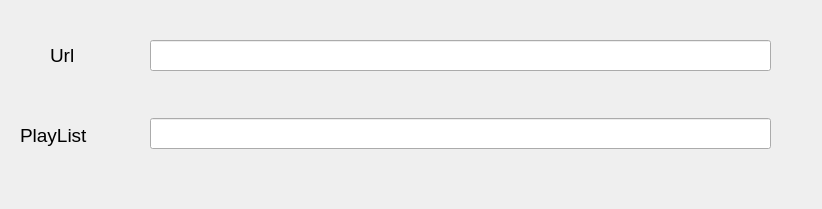
<?xml version="1.0" encoding="UTF-8"?>
<ui version="4.0">
 <class>MainWindow</class>
 <widget class="QMainWindow" name="MainWindow">
  <property name="geometry">
   <rect>
    <x>0</x>
    <y>0</y>
    <width>822</width>
    <height>209</height>
   </rect>
  </property>
  <property name="windowTitle">
   <string>Add PlatList</string>
  </property>
  <widget class="QWidget" name="centralwidget">
   <widget class="QLabel" name="UrlLabel">
    <property name="geometry">
     <rect>
      <x>50</x>
      <y>40</y>
      <width>91</width>
      <height>31</height>
     </rect>
    </property>
    <property name="text">
     <string>&lt;html&gt;&lt;head/&gt;&lt;body&gt;&lt;p&gt;&lt;span style=&quot; font-size:14pt;&quot;&gt;Url&lt;/span&gt;&lt;/p&gt;&lt;/body&gt;&lt;/html&gt;</string>
    </property>
   </widget>
   <widget class="QLabel" name="PlayListLabel">
    <property name="geometry">
     <rect>
      <x>20</x>
      <y>120</y>
      <width>141</width>
      <height>31</height>
     </rect>
    </property>
    <property name="text">
     <string>&lt;html&gt;&lt;head/&gt;&lt;body&gt;&lt;p&gt;&lt;span style=&quot; font-size:14pt;&quot;&gt;PlayList&lt;/span&gt;&lt;/p&gt;&lt;/body&gt;&lt;/html&gt;</string>
    </property>
   </widget>
   <widget class="QLineEdit" name="InputUrl">
    <property name="geometry">
     <rect>
      <x>150</x>
      <y>40</y>
      <width>621</width>
      <height>31</height>
     </rect>
    </property>
   </widget>
   <widget class="QLineEdit" name="InputPlayList">
    <property name="geometry">
     <rect>
      <x>150</x>
      <y>118</y>
      <width>621</width>
      <height>31</height>
     </rect>
    </property>
   </widget>
  </widget>
 </widget>
 <resources/>
 <connections/>
</ui>
